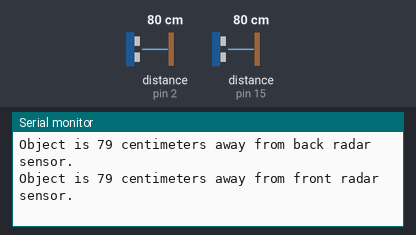
This sketch was run on a simulated Arduino Uno, built with avr-gcc and run on an emulated ATmega328P. Shown: the last lines printed to the serial monitor. Wiring (inferred from the names in the program): 2 × ultrasonic range finder: trigger pin 4, echo pin 2 / trigger pin 14, echo pin 15. Inputs (shaded band) come from the test bench; at power-on: distance to the obstacle (sensors on pin 2, pin 15) 80 cm. The echo pulse lasts 58.3 µs per cm.

Above: at 2.3 s.
2.4 s: distance to the obstacle (sensor on pin 2) set to 2 cm
At 2.9 s:
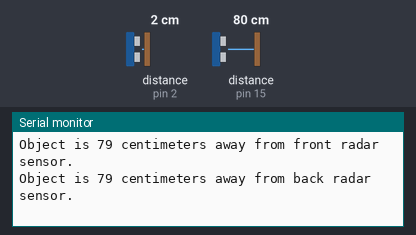
4.5 s: distance to the obstacle (sensor on pin 15) set to 2 cm
At 6.3 s:
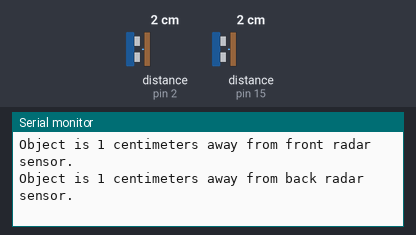
6.6 s: distance to the obstacle (sensor on pin 2) set to 4 cm
At 8.6 s:
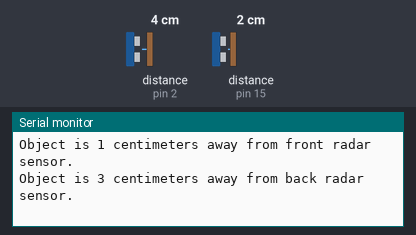
8.7 s: distance to the obstacle (sensor on pin 15) set to 4 cm
At 10.4 s:
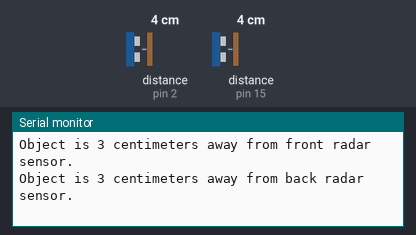
Timing chart, 0 to 11.8 s (numbered marks = the images above; inputs shaded):
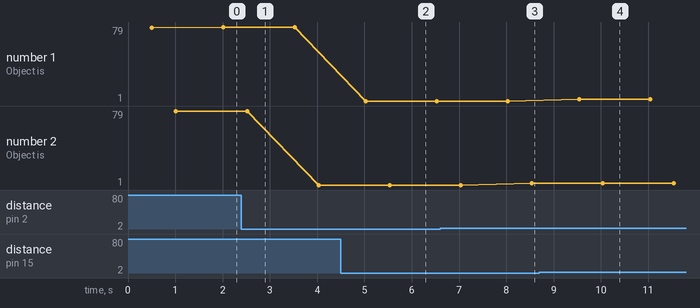

The sketch:

DoubleRadarTest.ino
```cpp
// Double Radar Functionality
#include <Servo.h>

const unsigned int trigFront = 14;
const unsigned int echoFront = 15;

const unsigned int trigBack = 4;
const unsigned int echoBack = 2;

// Out of range is 13+ feet (23200 us pulse)
const unsigned int MAX_DIST = 23200;

Servo frontRadar, backRadar;

int calculateDistance(int trigPin, int echoPin) {
  digitalWrite(trigPin, LOW);
  delayMicroseconds(2);
  digitalWrite(trigPin, HIGH);
  delayMicroseconds(10);
  digitalWrite(trigPin, LOW);
  return (pulseIn(echoPin, HIGH) * 0.034/2);
}

void setup() {
  //setup radars pinout and input reading
  pinMode(trigFront, OUTPUT);
  pinMode(echoFront, INPUT);
  digitalWrite(trigFront, LOW);

  pinMode(trigBack, OUTPUT);
  pinMode(echoBack, INPUT);
  digitalWrite(trigBack, LOW);

  Serial.begin(9600);
}

void loop() {
  frontRadar.write(trigFront);
  int frontDist = calculateDistance(trigFront, echoFront);
  delay(500);
  switch (frontDist) {
    case MAX_DIST:
      Serial.println("Max Distance or Out of range from Front sensor");
      break;
    default:
      Serial.print("Object is ");
      Serial.print(frontDist);
      Serial.println(" centimeters away from front radar sensor.");
      break;
  }

  backRadar.write(trigBack);
  int backDist = calculateDistance(trigBack, echoBack);
  delay(500);
  switch (backDist) {
    case MAX_DIST:
      Serial.println("Max Distance or Out of range from Back sensor");
      break;
    default:
      Serial.print("Object is ");
      Serial.print(backDist);
      Serial.println(" centimeters away from back radar sensor.");
      break;
  }
  delay(500);
}
```

Measured:
- after the input at 4.5 s, the serial monitor: prints a new line after 0.53 s (image 2)
- after the input at 6.6 s, the serial monitor: prints a new line after 1.9 s (image 3)
- after the input at 8.7 s, the serial monitor: prints a new line after 0.84 s (image 4)
- plotted number 2: 79 → 1 after the input at 2.4 s, 1 → 3 after the input at 6.6 s
